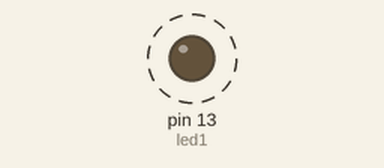
This sketch was run on a simulated Arduino Uno, built with avr-gcc and run on an emulated ATmega328P. On the bench: output pins drawn as LEDs (lit = HIGH). Dashed ring = blinking. What the sketch prints to the serial monitor is not drawn.

Above: at 0.4 s.
Timing chart, 0 to 4.6 s (numbered marks = the images above):
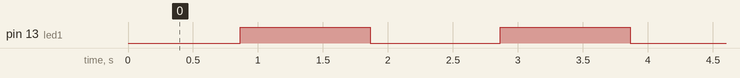

Measured:
- by itself, pin 13 (led1): alternates HIGH for 1.0 s and LOW for 1.0 s

The sketch:

exercicio_2_4.ino
```cpp
int led1 = 13, led2 = 12, contador = 0;

void setup() {
  // put your setup code here, to run once:
  Serial.begin(9600);
  pinMode(led1, OUTPUT);
  pinMode(led1, OUTPUT);
}

void loop() {
  // put your main code here, to run repeatedly:
  Serial.println(contador);
  if(contador >= 200 && contador <= 400){
    if(contador % 2 == 0){
    digitalWrite(led1, 1);
    }

    if(contador % 3 == 0){
    digitalWrite(led2, 1);
    }
    delay(1000);
  }
  digitalWrite(led1, 0);
  digitalWrite(led2, 0);
  contador++;
}
```
